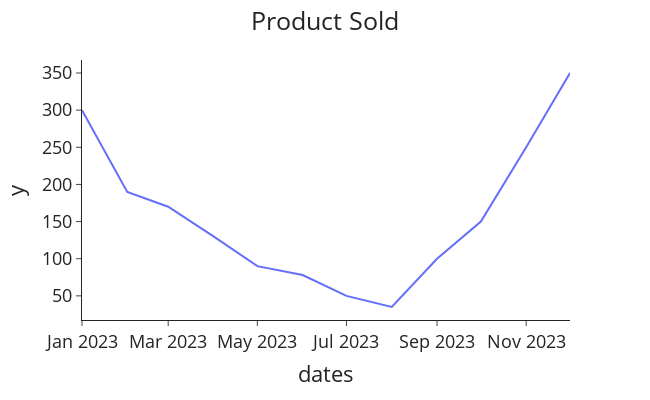

The notebook cell saved with this chart:
### Code cell
import plotly.express as px


df['ds'] = pd.to_datetime(df['ds'])


def plot_date_productsold(data: pd.DataFrame,
                           y: str) -> None:
    """General function to plot the Product Sold data."""

    fig = px.line(df, x='ds', y=y, labels={'ds': 'dates'})
    fig.update_layout(template="simple_white", font=dict(size=18), title_text='Product Sold',
                      width=650, title_x=0.5, height=400)

    return fig.show()


# Plot the airline passenger data
plot_date_productsold(data=df, y='y')

### Figure 1 — Plotly figure (JSON) as saved in the notebook; plotly's stock layout.template omitted (floating-point values rounded to 4 significant figures)
{"data": [{"hovertemplate": "dates=%{x}<br>y=%{y}<extra></extra>", "legendgroup": "", "line": {"color": "#636efa", "dash": "solid"}, "marker": {"symbol": "circle"}, "mode": "lines", "name": "", "orientation": "v", "showlegend": false, "type": "scatter", "x": ["2023-01-01T00:00:00", "2023-02-01T00:00:00", "2023-03-01T00:00:00", "2023-04-01T00:00:00", "2023-05-01T00:00:00", "2023-06-01T00:00:00", "2023-07-01T00:00:00", "2023-08-01T00:00:00", "2023-09-01T00:00:00", "2023-10-01T00:00:00", "2023-11-01T00:00:00", "2023-12-01T00:00:00"], "xaxis": "x", "y": [300, 190, 170, 130, 90, 78, 50, 35, 100, 150, 250, 350], "yaxis": "y"}], "layout": {"font": {"size": 18}, "height": 400, "legend": {"tracegroupgap": 0}, "margin": {"t": 60}, "title": {"text": "Product Sold", "x": 0.5}, "width": 650, "xaxis": {"anchor": "y", "domain": [0, 1], "title": {"text": "dates"}}, "yaxis": {"anchor": "x", "domain": [0, 1], "title": {"text": "y"}}}}
